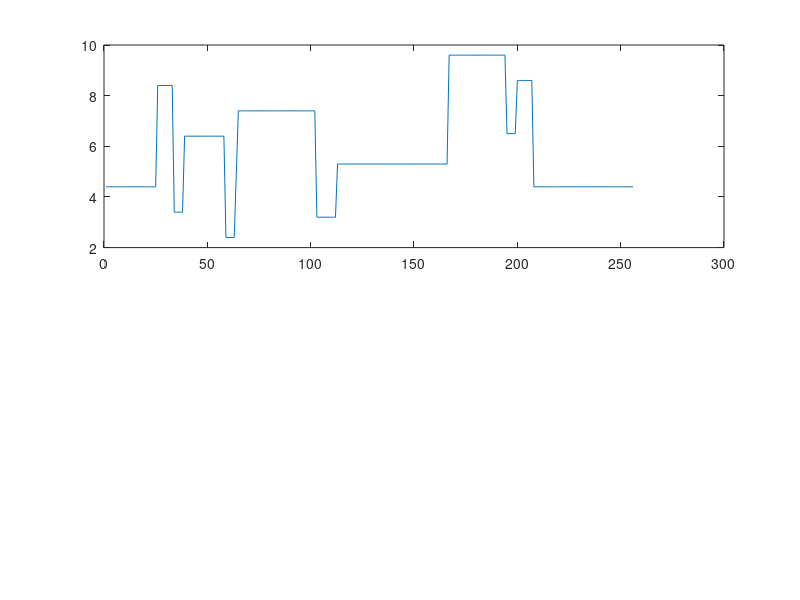

Write MATLAB code to recreate this figure. (Note: this script raises an error after producing the figure.)
x=load('blocks.txt');
x=x+2.2*abs(min(x));
epsilon=0.01;
N=256;
Nit=50;
figure(1);
subplot(2,1,1);
plot(x);
y=noise(x)+epsilon;
subplot(2,1,2);
plot(y);
lam = 1.5;                         % lam: regularization parameter
%[z]=denoise(y,lam);
%figure;
%subplot(2,1,1);
%plot(z);
%pause;
%z = tvd_mm(y,lam,Nit);
%figure;
%subplot(2,1,1);
%plot(z);
